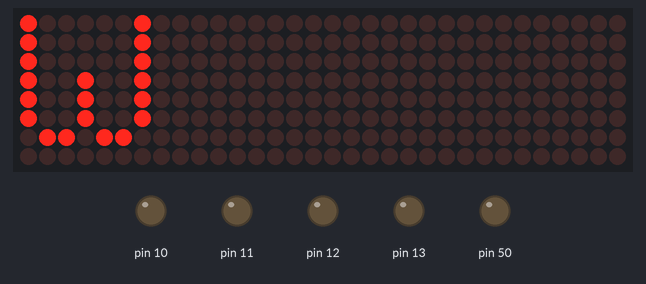
This sketch was run on a simulated Arduino Mega 2560, built with avr-gcc and run on an emulated ATmega2560. On the bench: 32×8 LED matrix, output pins drawn as LEDs (lit = HIGH). Wiring (from diagram.json): 4 × MAX7219 LED driver: data pin 51; clock pin 52; CS pin 53. Pins used as bus, display or sensor lines are not drawn.

Above: at 0.16 s.
At 1.08 s:
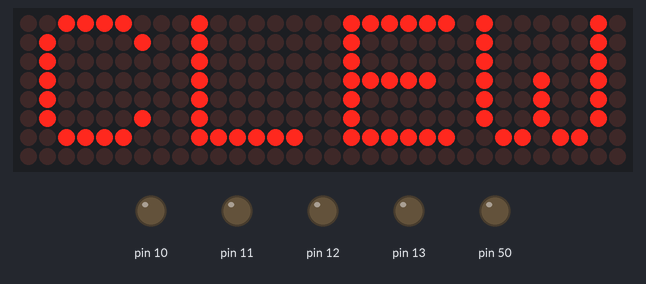
At 1.99 s:
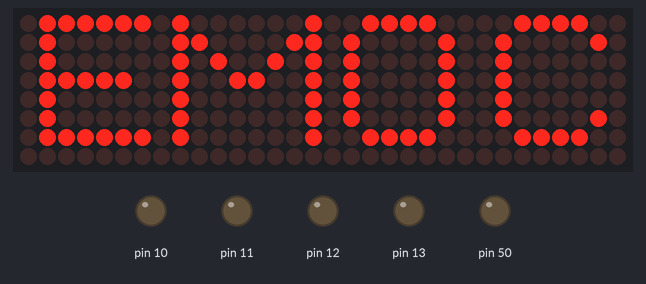
At 2.9 s:
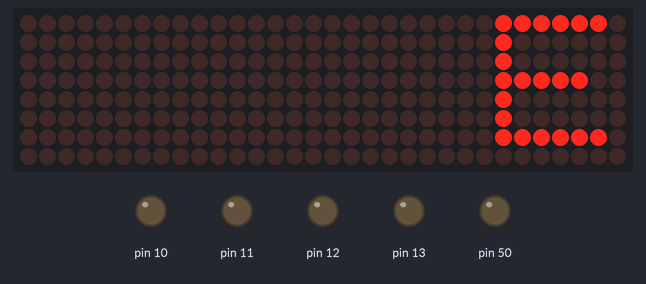
At 3.82 s:
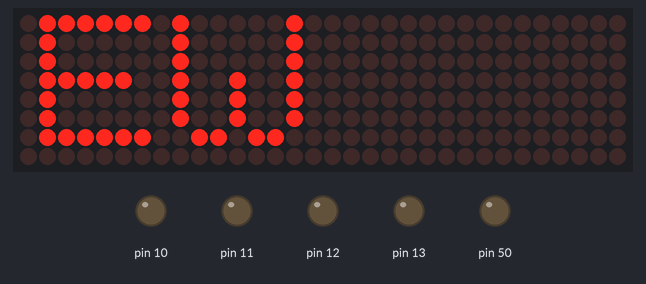

The sketch:

sketch.ino
```cpp
#define PORTB_REG (*(volatile char*)0x25)
#define DDRB_REG  (*(volatile char*)0x24)

#define DIN_BIT 2  // Arduino Mega Pin 51
#define CLK_BIT 1  // Arduino Mega Pin 52
#define CS_BIT  0  // Arduino Mega Pin 53

// Delay (software-based)
void delay_ms(unsigned int ms) {
  for (unsigned int i = 0; i < ms; i++)
    for (volatile int j = 0; j < 1000; j++);
}

// Reverse bits (for correct orientation)
unsigned char reverse_bits(unsigned char b) {
  b = (b & 0xF0) >> 4 | (b & 0x0F) << 4;
  b = (b & 0xCC) >> 2 | (b & 0x33) << 2;
  b = (b & 0xAA) >> 1 | (b & 0x55) << 1;
  return b;
}

// Send a row to all 4 displays
void max7219_send_row4(unsigned char row, unsigned char d1, unsigned char d2,
                       unsigned char d3, unsigned char d4) {
  unsigned char data[4] = {d1, d2, d3, d4};
  PORTB_REG &= ~(1 << CS_BIT);

  for (char m = 3; m >= 0; m--) {
    unsigned int packet = (row << 8) | data[m];
    for (char i = 0; i < 16; i++) {
      if (packet & 0x8000)
        PORTB_REG |= (1 << DIN_BIT);
      else
        PORTB_REG &= ~(1 << DIN_BIT);

      PORTB_REG &= ~(1 << CLK_BIT);
      for (volatile int d = 0; d < 10; d++);
      PORTB_REG |= (1 << CLK_BIT);
      packet <<= 1;
    }
  }

  PORTB_REG |= (1 << CS_BIT);
}

// MAX7219 Initialization
void max7219_init(void) {
  DDRB_REG = 0xFF;
  PORTB_REG = (1 << CS_BIT);

  max7219_send_row4(0x0C, 0x01, 0x01, 0x01, 0x01); // Normal mode
  max7219_send_row4(0x09, 0x00, 0x00, 0x00, 0x00); // No decode
  max7219_send_row4(0x0A, 0x08, 0x08, 0x08, 0x08); // Intensity
  max7219_send_row4(0x0B, 0x07, 0x07, 0x07, 0x07); // Scan limit = 8 rows
  max7219_send_row4(0x0F, 0x00, 0x00, 0x00, 0x00); // Test mode off

  for (unsigned char row = 1; row <= 8; row++)
    max7219_send_row4(row, 0x00, 0x00, 0x00, 0x00); // Clear
}

// Font for "WELCOME"
const unsigned char font_W[8] = {
  0b10000010, 0b10000010, 0b10000010, 0b10010010,
  0b10010010, 0b10010010, 0b01101100, 0b00000000
};
const unsigned char font_E[8] = {
  0b01111110, 0b01000000, 0b01000000, 0b01111100,
  0b01000000, 0b01000000, 0b01111110, 0b00000000
};
const unsigned char font_L[8] = {
  0b01000000, 0b01000000, 0b01000000, 0b01000000,
  0b01000000, 0b01000000, 0b01111110, 0b00000000
};
const unsigned char font_C[8] = {
  0b00111100, 0b01000010, 0b01000000, 0b01000000,
  0b01000000, 0b01000010, 0b00111100, 0b00000000
};
const unsigned char font_O[8] = {
  0b00111100, 0b01000010, 0b01000010, 0b01000010,
  0b01000010, 0b01000010, 0b00111100, 0b00000000
};
const unsigned char font_M[8] = {
  0b10000001, 0b11000011, 0b10100101, 0b10011001,
  0b10000001, 0b10000001, 0b10000001, 0b00000000
};

// Font sequence
const unsigned char* message[] = {
  font_W, font_E, font_L, font_C, font_O, font_M, font_E
};

#define LETTER_COUNT (sizeof(message) / sizeof(message[0]))

// Arduino setup()
void setup() {
  max7219_init();
}

// Arduino loop()
void loop() {
  for (unsigned int offset = 0; offset < LETTER_COUNT + 4; offset++) {
    for (unsigned char row = 1; row <= 8; row++) {
      unsigned char display[4] = {0};

      for (unsigned char d = 0; d < 4; d++) {
        int index = offset - d;
        if (index >= 0 && index < LETTER_COUNT) {
          display[d] = reverse_bits(message[index][row - 1]);
        }
      }

      max7219_send_row4(row, display[3], display[2], display[1], display[0]);
    }

    delay_ms(250);
  }
}
```

Measured:
- by itself, everything shown: repeats every 3.3 s, in 11 steps
